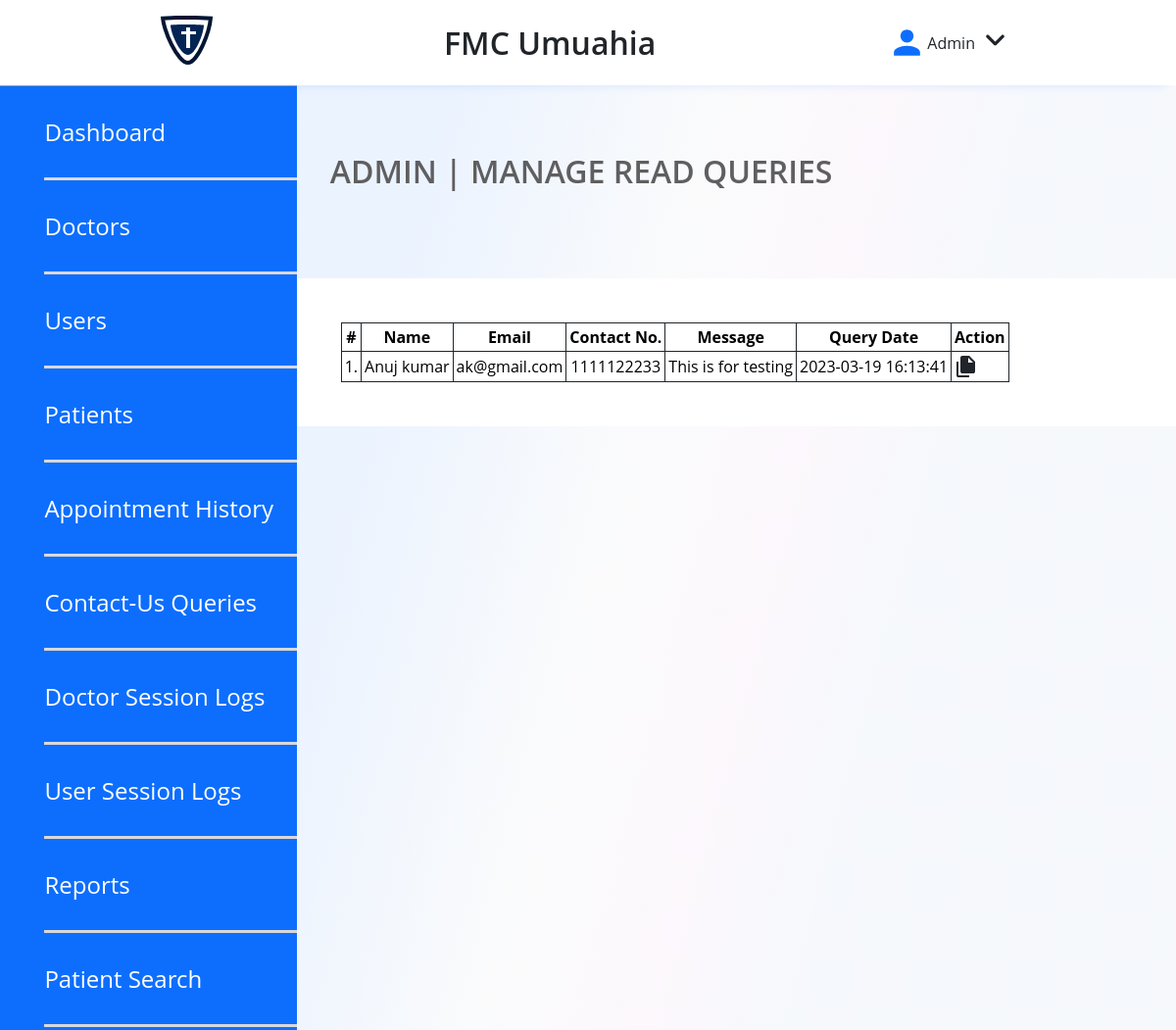
The page /pages/admin/read-query.php (signed in) on the database its author committed.
### tables this page shows
CREATE TABLE `tblcontactus` (
  `id` int(11) NOT NULL,
  `fullname` varchar(255) DEFAULT NULL,
  `email` varchar(255) DEFAULT NULL,
  `contactno` bigint(12) DEFAULT NULL,
  `message` mediumtext DEFAULT NULL,
  `PostingDate` timestamp NULL DEFAULT current_timestamp(),
  `AdminRemark` mediumtext DEFAULT NULL,
  `LastupdationDate` timestamp NULL DEFAULT NULL ON UPDATE current_timestamp(),
  `IsRead` int(11) DEFAULT NULL
);

### pages/admin/read-query.php (the view, shortened to what this page needs)
<?php
include('include/config.php');
if(strlen($_SESSION['id']==0)) {
 header('location:logout.php');
  } else{
?>
<!DOCTYPE html>
<html lang="en">
	<head>
	<link rel="stylesheet" type="text/css" href="../../styles/style.css">
	</head>
	<body>
	<header>
		<div class="NavigationDash">
			<div style="display: flex; flex-direction: row; gap: 20px; align-items: center;">
				<a class="logonav" href="dashboard.php">
					<img src="../../images/logo.svg">
				</a>
			</div>
			<p class="DashTag">FMC Umuahia</p>
			<div class="userNav">
				<img src="../../images/usericon.svg">
				<p>Admin</p>
				<div class="dropdown">
					<img src="../../images/downicon.svg" class="dropbtn">
				</div>
			</div>
		</div>
	</header>
	<section class="DashboardContainer">
	<aside class="PatientAside">
		<div>
			<a href="dashboard.php">Dashboard</a>
			<a href="doctors.php">Doctors</a>
			<a href="manage-users.php">Users</a>
			<a href="manage-patient.php">Patients</a>
			<a href="appointment-history.php">Appointment History</a>
			<a href="contactus-queries.php">Contact-Us Queries</a>
			<a href="doctor-logs.php">Doctor Session Logs</a>
			<a href="user-logs.php">User Session Logs</a>
			<a href="between-dates-reports.php">Reports</a>
			<a href="patient-search.php">Patient Search</a>
		</div>
	</aside>
	<main class="DashboardMain">
		<h1>ADMIN | MANAGE READ QUERIES</h1>
		<section>
			<div style="overflow-x:auto; table-layout: fixed; width: 100%;">
			<table class="table table-hover" id="sample-table-1">
				<thead>
					<tr>
						<th class="center">#</th>
						<th>Name</th>
						<th class="hidden-xs">Email</th>
						<th>Contact No. </th>
						<th>Message </th>
						<th>Query Date</th>
						<th>Action</th>
					</tr>
				</thead>
				<tbody>
					<?php
					$sql=mysqli_query($con,"select * from tblcontactus where IsRead is not null");
					$cnt=1;
					while($row=mysqli_fetch_array($sql))
					{
					?>
					<tr>
						<td class="center"><?php echo $cnt;?>.</td>
						<td class="hidden-xs"><?php echo $row['fullname'];?></td>
						<td><?php echo $row['email'];?></td>
						<td><?php echo $row['contactno'];?></td>
						<td><?php echo $row['message'];?></td>
						<td><?php echo $row['PostingDate'];?></td>
						<td >
							<a href="query-details.php?id=<?php echo $row['id'];?>" class="btn btn-transparent btn-lg" title="View Details">
								<p class="file"></p>
							</a>
						</td>
					</tr>
					<?php $cnt=$cnt+1;} ?>
					</tbody>
			</table>
		</div>
	</section>
</main>
</section>
	</body>
</html>
<?php } ?>

### styles/style.css (style rules this page uses)
*, *:before, *:after { box-sizing: border-box; list-style: none; text-decoration: none; margin: 0; padding: 0; font-family: var(--font-family-base); }
html { scroll-behavior: smooth; }
:root { --color-primary: #0D6EFD; --color-black: #212529; --color-white: #ffffff; --color-secondary: #992EDA; --text-color: var(--color-black); --color-background: #FCFCFC; --font-family-base: "Open Sans", "Helvetica Neue", Helvetica, Arial, sans-serif; --font-size-small: 14px; --font-size-medium: 16px; --font-size-large: 24px; --font-size-x-large: 32px; --font-size-xx-large: 56px; --font-weight-regular: 400; --font-weight-semibold: 600; --font-weight-bold: 700; }
.NavigationDash { display: flex; flex-direction: row; justify-content: space-evenly; align-items: center; padding: 16px 0px; gap: 6%; box-shadow: 0px 10px 10px -10px rgba(13, 110, 253, 0.14); }
.DashTag { font-weight: var(--font-weight-semibold); font-size: var(--font-size-x-large); color: var(--color-black); }
.userNav { display: flex; flex-direction: row; align-items: center; justify-content: center; color: var(--color-black); }
.dropdown { position: relative; display: inline-block; }
.dropbtn { cursor: pointer; }
.DashboardContainer { display: flex; flex-direction: row; min-height: 700px; }
.PatientAside { background-color: var(--color-primary); border-top: 1px solid #9F9FA0; width: 324px !important; }
.PatientAside div { display: flex; flex-direction: column; margin-left: 15%; padding-bottom: 90%; }
.PatientAside a { padding: 30px 0px; border-bottom: 3px solid #D9D8D9; font-weight: var(--font-weight-regular); font-size: 24px; color: var(--color-white); }
.DashboardMain { padding-top: 56px; background: linear-gradient(104.54deg, rgba(13, 110, 253, 0.0826) 13.27%, rgba(199, 207, 219, 0.091) 37.29%, rgba(196, 118, 208, 0.0504) 53.16%, rgba(92, 136, 202, 0.0534391) 65.46%); width: 80%; }
.DashboardMain h1 { padding: 10px; margin-left: 24px; margin-bottom: 78px; color: #5F5E60; font-size: var(--font-size-x-large); font-weight: var(--font-weight-semibold); }
.DashboardMain section { background-color: var(--color-white); padding: 5%; display: flex; flex-direction: row; gap: 38px; }
.table, { font-size: 12pcx; gap: 10px; }
table, th, td { border: 1px solid var(--color-black); border-collapse: collapse; padding: 3px; text-align: center; }
.file { background-image: url("../images/file.svg"); background-repeat: no-repeat; background-size: cover; background-position: center; cursor: pointer; width: 24px; height: 24px; }
.PatientAside div { display: flex; flex-direction: column; margin-left: 15%; padding-bottom: 1%; }

### rows shown on the page
tblcontactus: fullname "Anuj kumar", email "ak@gmail.com", contactno "1111122233", message "This is for testing", PostingDate "2023-03-19 16:13:41"
